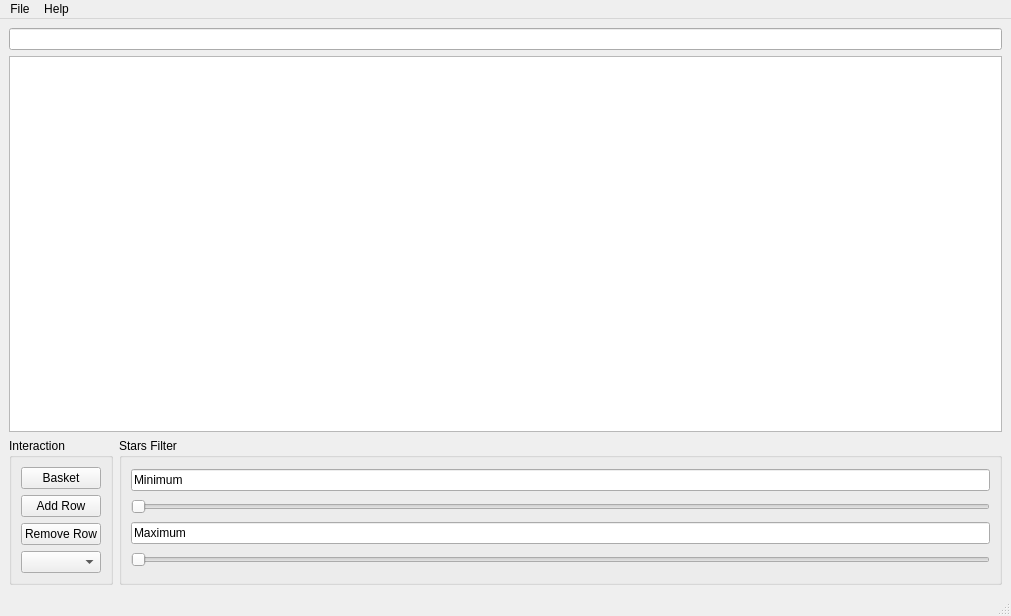
<?xml version="1.0" encoding="UTF-8"?>
<ui version="4.0">
 <class>MainWindow</class>
 <widget class="QMainWindow" name="MainWindow">
  <property name="geometry">
   <rect>
    <x>0</x>
    <y>0</y>
    <width>1011</width>
    <height>616</height>
   </rect>
  </property>
  <property name="windowTitle">
   <string>MainWindow</string>
  </property>
  <widget class="QWidget" name="centralwidget">
   <layout class="QGridLayout" name="gridLayout_3">
    <item row="2" column="0">
     <layout class="QHBoxLayout" name="horizontalLayout_2">
      <item>
       <widget class="QGroupBox" name="groupBox_2">
        <property name="title">
         <string>Interaction</string>
        </property>
        <layout class="QGridLayout" name="gridLayout">
         <item row="0" column="0">
          <widget class="QPushButton" name="BasketButton">
           <property name="text">
            <string>Basket</string>
           </property>
          </widget>
         </item>
         <item row="3" column="0">
          <widget class="QPushButton" name="pushButtonRemoveRow">
           <property name="text">
            <string>Remove Row</string>
           </property>
          </widget>
         </item>
         <item row="2" column="0">
          <widget class="QPushButton" name="pushButtonAddRow">
           <property name="text">
            <string>Add Row</string>
           </property>
          </widget>
         </item>
         <item row="4" column="0">
          <widget class="QComboBox" name="comboBoxSwitchTheme"/>
         </item>
        </layout>
       </widget>
      </item>
      <item>
       <widget class="QGroupBox" name="groupBox">
        <property name="title">
         <string>Stars Filter</string>
        </property>
        <layout class="QGridLayout" name="gridLayout_2">
         <item row="3" column="0">
          <widget class="QSlider" name="maxStarsSlider">
           <property name="layoutDirection">
            <enum>Qt::LeftToRight</enum>
           </property>
           <property name="minimum">
            <number>0</number>
           </property>
           <property name="maximum">
            <number>5</number>
           </property>
           <property name="orientation">
            <enum>Qt::Horizontal</enum>
           </property>
           <property name="tickPosition">
            <enum>QSlider::NoTicks</enum>
           </property>
          </widget>
         </item>
         <item row="2" column="0">
          <widget class="QLineEdit" name="maxStarsLineEdit">
           <property name="text">
            <string>Maximum</string>
           </property>
          </widget>
         </item>
         <item row="1" column="0">
          <widget class="QSlider" name="minStarsSlider">
           <property name="maximum">
            <number>5</number>
           </property>
           <property name="orientation">
            <enum>Qt::Horizontal</enum>
           </property>
          </widget>
         </item>
         <item row="0" column="0">
          <widget class="QLineEdit" name="minStarsLineEdit">
           <property name="text">
            <string>Minimum</string>
           </property>
          </widget>
         </item>
        </layout>
       </widget>
      </item>
     </layout>
    </item>
    <item row="1" column="0">
     <widget class="QTableView" name="tableView">
      <property name="iconSize">
       <size>
        <width>0</width>
        <height>0</height>
       </size>
      </property>
      <property name="sortingEnabled">
       <bool>true</bool>
      </property>
     </widget>
    </item>
    <item row="0" column="0">
     <widget class="QLineEdit" name="lineEditSearch">
      <property name="autoFillBackground">
       <bool>false</bool>
      </property>
     </widget>
    </item>
   </layout>
  </widget>
  <widget class="QMenuBar" name="menubar">
   <property name="geometry">
    <rect>
     <x>0</x>
     <y>0</y>
     <width>1011</width>
     <height>22</height>
    </rect>
   </property>
   <widget class="QMenu" name="menuFile">
    <property name="title">
     <string>File</string>
    </property>
    <addaction name="actionOpen_File"/>
   </widget>
   <widget class="QMenu" name="menuHelp">
    <property name="title">
     <string>Help</string>
    </property>
    <addaction name="actionAbout"/>
   </widget>
   <addaction name="menuFile"/>
   <addaction name="menuHelp"/>
  </widget>
  <widget class="QStatusBar" name="statusbar"/>
  <action name="actionOpen_File">
   <property name="text">
    <string>Open File</string>
   </property>
  </action>
  <action name="actionEnglish">
   <property name="text">
    <string>English</string>
   </property>
  </action>
  <action name="actionRussian">
   <property name="text">
    <string>Russian</string>
   </property>
  </action>
  <action name="actionAbout">
   <property name="text">
    <string>About</string>
   </property>
  </action>
 </widget>
 <resources/>
 <connections/>
</ui>
